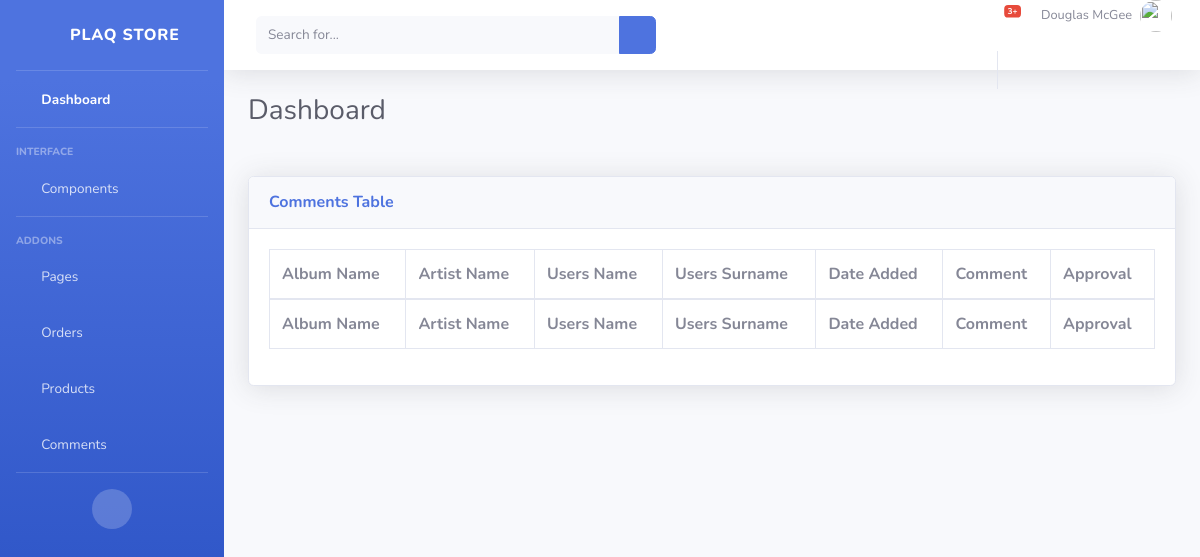
The app's page /comments/, older data.
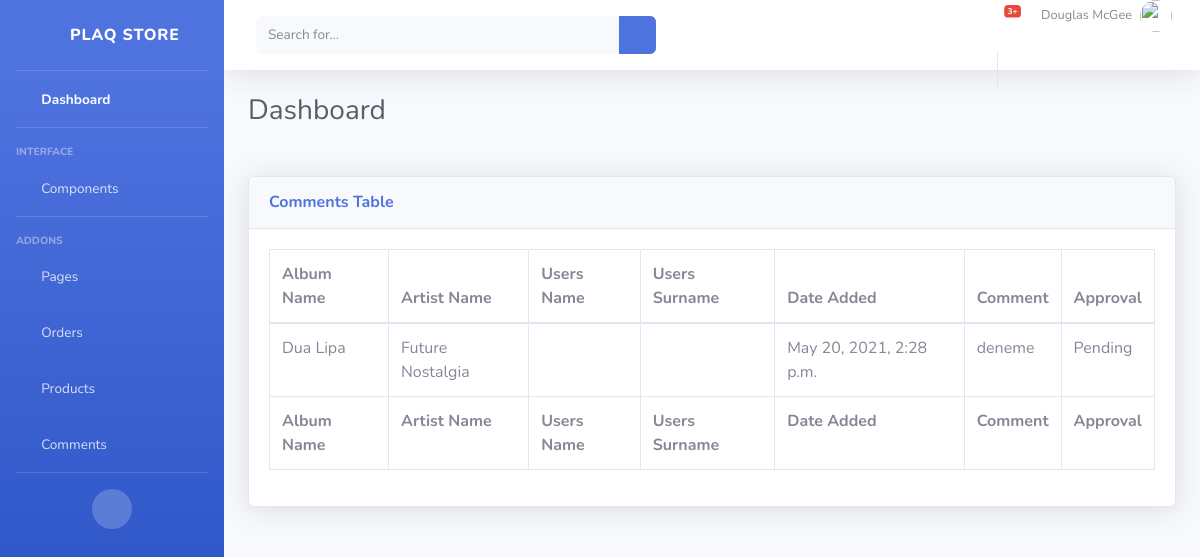
The same page, newer data.
### store/models.py (models this page shows, shortened)
class Comment(models.Model):
    product = models.ForeignKey (Product, related_name = "comments", on_delete=models.CASCADE)
    user = models.ForeignKey(User, on_delete=models.CASCADE)
    date_added = models.DateTimeField(auto_now_add=True)
    body = models.TextField(max_length=500)
    approval = models.BooleanField(default = False)
    def __str__(self):
        return '%s - %s - %s %s' %(self.product.artist_name,self.product.album_name, self.user.first_name,  self.user.last_name)

class Product(models.Model):
    model_no = models.CharField(max_length=200, blank=True, null=True)
    album_name = models.CharField(max_length=200, blank=False)
    artist_name = models.CharField(max_length=200, blank=False)
    description = models.CharField(max_length=500, blank=True, null=True)
    genre = models.CharField(max_length=200, blank=True, null=True)
    warranty = models.CharField(max_length=200, blank=True, null=True)
    distributor = models.CharField(max_length=200, blank=True, null=True)
    price = models.FloatField()
    stock = models.IntegerField(default=0, null=True, blank=True)
    onDiscount = models.BooleanField(default= False)
    image = models.ImageField(blank=True, null=True)

### managers/views.py (the view)
# urls.py: path('comments/', mg.comments, name="comments")
def comments(request):
    comments = Comment.objects.all()
    print(comments)
    context={'comments': comments}
    return render(request, "managers/comments.html", context)

### managers/templates/managers/comments.html
{% include 'managers/base.html' %}
{% load static %}
{%block content%}
<div class="card shadow mb-4">
    <div class="card-header py-3">
        <h6 class="m-0 font-weight-bold text-primary">Comments Table</h6>
    </div>
    <div class="card-body">
        <div class="table-responsive">
            <table class="table table-bordered" id="dataTable" width="100%" cellspacing="0">
                <thead>
                    <tr>
                        <th>Album Name</th>
                        <th>Artist Name</th>
                        <th>Users Name</th>
                        <th>Users Surname</th>
                        <th>Date Added</th>
                        <th>Comment</th>
                        <th>Approval</th>
                    </tr>
                </thead>
                <tfoot>
                    <tr>
                        <th>Album Name</th>
                        <th>Artist Name</th>
                        <th>Users Name</th>
                        <th>Users Surname</th>
                        <th>Date Added</th>
                        <th>Comment</th>
                        <th>Approval</th>
                    </tr>
                </tfoot>
                {% for comment in comments %}
                <tbody>
                    <tr>
                        <td>{{comment.product.artist_name}}</td>
                        <td>{{comment.product.album_name}}</td>
                        <td>{{comment.user.first_name}}</td>
                        <td>{{comment.user.last_name}}</td>
                        <td>{{comment.date_added}}</td>
                        <td>{{comment.body}}</td>
                        {% if comment.approval == True %}
                        <td>Approved</td>
                        {% else %}
                        <td>Pending</td>
                        {%endif%}
                    </tr>
                    {% endfor %}
                </tbody>
            </table>
        </div>
    </div>
</div>
{%endblock content %}

Row changes from the older to the newer data that the page shows:
added Comment: product.artist_name "Dua Lipa", product.album_name "Future Nostalgia", date_added "May 20, 2021, 2:28 p.m.", body "deneme", approval "Pending"
